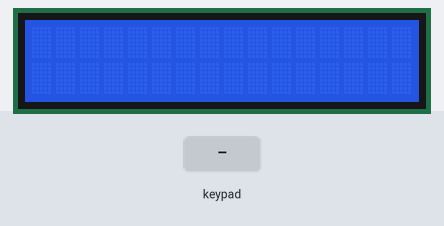
Bench run of a sketch on a simulated Arduino Uno, built with avr-gcc and run on an emulated ATmega328P. On the bench: 16×2 character LCD. Wiring (inferred from the names in the program): 5×4 keypad with keys 4 3 2 1 8 7 6 5 = 0 . 9 * / - + C A D s: rows pin 2, pin 3, pin 4, pin 5, pin 6; columns pin 7, pin 8, pin 9, pin 10. The test bench sets the inputs (shaded band).

Above: at 1.2 s.
1.3 s: keypad keys 1 2 3 4 5 6 * pressed 0.4 s apart
At 5.2 s:
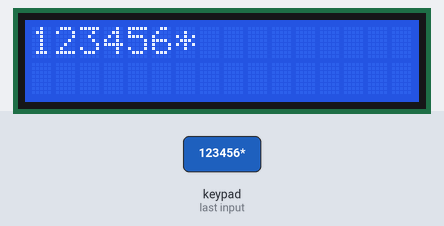
5.6 s: key '*' pressed
At 6.6 s:
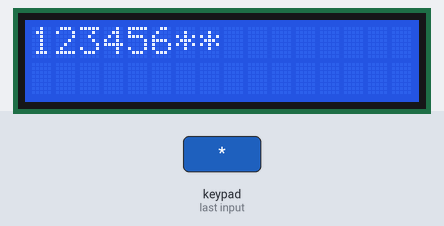
7.2 s: key '/' pressed
8.8 s: keypad keys 1 2 3 4 5 6 D pressed 0.4 s apart
At 12.0 s:
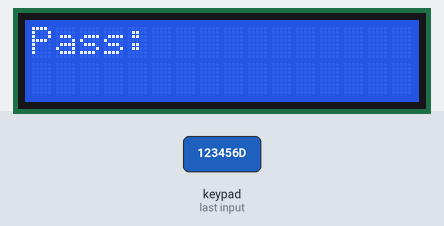
13.1 s: keypad keys 7 + 5 = pressed 0.4 s apart
At 15.7 s:
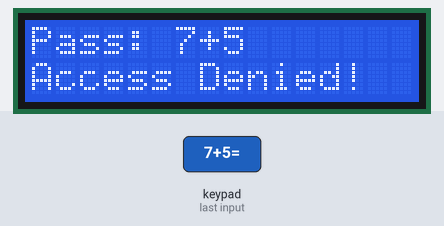
17.7 s: key '=' pressed
At 18.3 s:
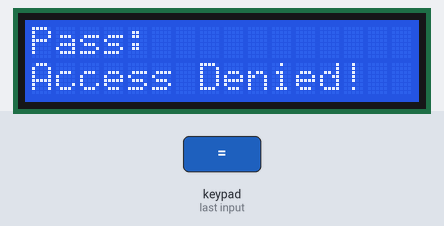
Timing chart, 0 to 20.7 s (numbered marks = the images above; inputs shaded):
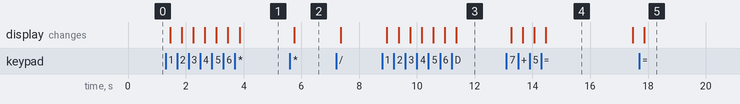

Measured:
- after the input at 1.3 s, the display: first changes after 0.15 s (image 1 shows a later state)
- after the input at 5.6 s, the display: changes after 0.16 s (image 2)
- after the input at 8.8 s, the display: first changes after 0.16 s (image 3 shows a later state)
- after the input at 13.1 s, the display: first changes after 0.16 s (image 4 shows a later state)
- after the input at 17.7 s, the display: changes after 0.16 s (image 5)
- what the display in image 4 shows lasts 3.0 s, from 14.5 s to 17.5 s

The sketch:

exp2_elp305.ino
```cpp
#include <Wire.h>
#include <LiquidCrystal_AIP31068_I2C.h> //LCD library
#include <math.h> //needed for sqrt()

LiquidCrystal_AIP31068_I2C lcd(0x3E, 16, 2);

char keys[5][4] = {
  {'4', '3', '2', '1'},
  {'8', '7', '6', '5'},
  {'=', '0', '.', '9'},
  {'*', '/', '-', '+'},
  {'C', ' ', 'D', 's'}
};

int rowPins[5] = {2, 3, 4, 5, 6};
int colPins[4] = {7, 8, 9, 10};

String display = "";     //storing the display
String currentNum = "";  //current number being typed

// for DMAS we will store all the numbers and the operators inside an array
// so we can resolve * and / before + and - instead of instantaneous calculation

double numbers[10];
char   operators[10];
int    numCount = 0;
int    opCount = 0;

bool lockerOn = false;

String pass1 = "123456";
String pass2 = "345";
String pass3 = "9801";

//setting up the entire system (keypad and lcd)
void setup() {
  for (int r = 0; r < 5; r++) {
    pinMode(rowPins[r], OUTPUT);
    digitalWrite(rowPins[r], HIGH);
  }

  for (int c = 0; c < 4; c++){
    pinMode(colPins[c], INPUT_PULLUP);
  }

  lcd.init();         //initialize lcd
  lcd.clear();        //clear the lcd
  lcd.setCursor(0,0); //set the cursor to the first line of the lcd
}

//a function that retrieves the key from keypad
char getKey() {
  for (int r = 0; r < 5; r++) {
    digitalWrite(rowPins[r], LOW);

    for (int c = 0; c < 4; c++) {
      if (digitalRead(colPins[c]) == LOW) {
        delay(20);
        while (digitalRead(colPins[c]) == LOW);
        digitalWrite(rowPins[r], HIGH);
        return keys[r][c];
      }
    }

    digitalWrite(rowPins[r], HIGH);
  }
  return 'z';
}

//checks if the key is an operator or not
bool isOperator(char k) {
  return (k == '+' || k == '-' || k == '*' || k == '/');
}

//resets the calculator
void resetCalc() {
  currentNum = "";
  display = "";
  numCount = 0;
  opCount = 0;
}

//applies a single operator to two operands, used by the DMAS resolver
float applyOp(float a, float b, char o) {
  if (o == '+') return a + b;
  if (o == '-') return a - b;
  if (o == '*') return a * b;
  if (o == '/') return (b != 0) ? a / b : NAN; // NAN flags div by zero
  return b;
}

//function to store the current number, whenever = or an operator is pressed
void pushCurrentNumber() {
  if (currentNum.length() == 0) {
    if (opCount == 0 && numCount == 0) {
      numbers[0] = 0; numCount++;
    }
    return;
  }
  numbers[numCount] = currentNum.toFloat();
  numCount++;
}

//resolves DMAS: first pass multiplies/divides left to right, second pass adds/subtracts
float resolveDMAS() {
  // pass 1: * and /
  int i = 0;
  while (i < opCount) {
    if (operators[i] == '*' || operators[i] == '/') {
      float result = applyOp(numbers[i], numbers[i+1], operators[i]);
      numbers[i] = result;
      // shift remaining numbers and operators left to remove the consumed ones
      for (int j = i+1; j < numCount-1; j++) numbers[j] = numbers[j+1];
      for (int j = i; j < opCount-1; j++) operators[j] = operators[j+1];
      numCount--;
      opCount--;
    } else {
      i++;
    }
  }

  // pass 2: + and - left to right
  float result = numbers[0];
  for (int j = 0; j < opCount; j++) {
    result = applyOp(result, numbers[j+1], operators[j]);
  }
  return result;
}

void checkPass(){
  if (currentNum == pass1 || currentNum == pass2 || currentNum == pass3){
    display = "Access Granted!";
  }
  else{
    display = "Access Denied!";
  }
  lcd.setCursor(0,1);
  lcd.print(display);
  delay(3000);
  resetCalc();
  lcd.clear();
  lcd.setCursor(0,0);
  display = "Pass: ";
  lcd.print(display);
  return;
}


//reads for the key using the getKey method and evaluates all the operations accordingly
void loop() {
  char key = getKey();

  if (key == 'z') return; // nothing pressed

  //clear key pressed
  if (key == 'C') {
    resetCalc();
    lcd.clear();
    lcd.setCursor(0,0);
    return;
  }

  if (key == 'D') {
    lockerOn = !lockerOn;
    resetCalc();
    lcd.clear();
    lcd.setCursor(0,0);

    if (lockerOn){
      display = "Pass: ";
      lcd.print(display);
    }
    return;
  }

  if (lockerOn){
    if (key == '='){
      checkPass();
      return;
    }
    display += key;
    if (display.length() > 16){
      display = display.substring(display.length() - 16);
    }
    currentNum+=key;

    lcd.clear();
    lcd.setCursor(0,0);
    lcd.print(display);
    return;
  }

  //sqrt key pressed - unary, applies to whatever number is currently being typed
  if (key == 's') {
    if (currentNum.length() == 0) return; // nothing to sqrt yet

    float val = currentNum.toFloat();
    if (val < 0) {
      lcd.clear();
      lcd.setCursor(0,0);
      lcd.print("Error: neg sqrt");
      delay(1500);
      resetCalc();
      lcd.clear();
      return;
    }

    float result = sqrt(val);
    currentNum = String(result); // replace the number being typed with the sqrt result

    display += "s"; //record that sqrt was applied, for the expression line
    display += currentNum;
    if (display.length() > 16) display = display.substring(display.length() - 16);

    lcd.clear();
    lcd.setCursor(0,0);
    lcd.print(display);
    return;
  }

  //equal to operator is pressed
  if (key == '=') {

    //if expression is valid
    if (numCount > 0 || currentNum.length() > 0) {
      pushCurrentNumber(); // push the last number typed

      float result = resolveDMAS(); // works correctly even for a single number

      if (isnan(result)) {
        lcd.clear();
        lcd.setCursor(0,0);
        lcd.print("Error: div by 0");
        delay(1500);
        resetCalc();
        lcd.clear();
        return;
      }

      //converting the result to a string
      String resultStr = String(result);

      lcd.clear();             // clearing the lcd screen
      lcd.setCursor(0,0);      // setting cursor to line 1
      lcd.print(display);      // show the expression on line 1
      lcd.setCursor(0,1);      // setting cursor to line 2
      lcd.print(resultStr);    // show the result on line 2

      // resetting but the result is carried forward if we want to use it again in the next calc
      resetCalc();
      currentNum = resultStr;
      display = resultStr;
    }
    else{
      resetCalc();
      lcd.print(display);
    }
    return;
  }

  // building the expression string for display
  display += key;
  if (display.length() > 16){
    display = display.substring(display.length() - 16);
  }

  if (isOperator(key)) {

    pushCurrentNumber();
    operators[opCount] = key;
    opCount++;
    currentNum = ""; // start fresh for the next number
  }
  else {
    currentNum += key; // digit or '.'
  }

  lcd.clear();
  lcd.setCursor(0,0);
  lcd.print(display);
}
```
